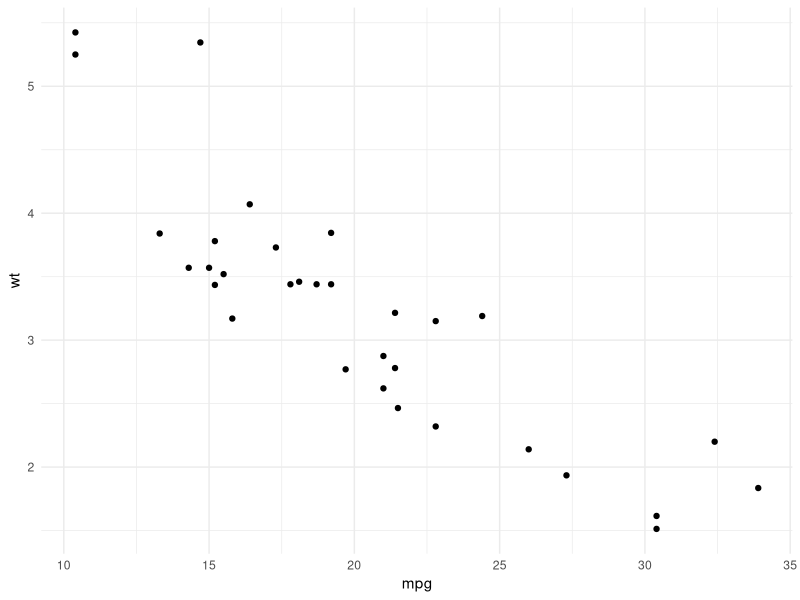

Write R code to recreate this figure.
## ---- chunk 1
1 + 1
## ---- chunk 2
#| echo: false
2 * 2
## ---- chunk 3
#install.packages("tidyverse")
library(tidyverse)
mtcars %>% ggplot(aes(mpg,wt)) + geom_point() +
  theme_minimal()
